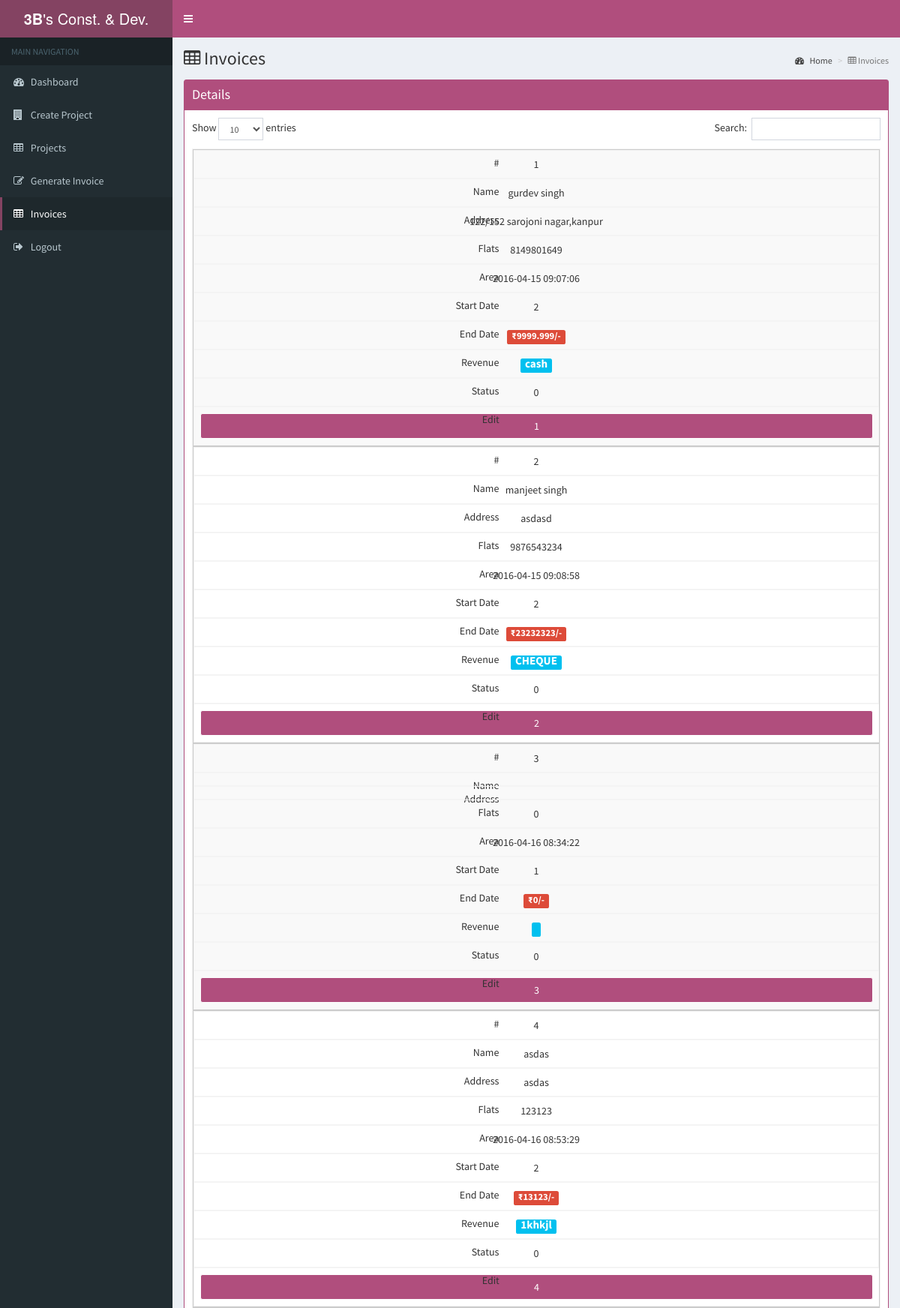
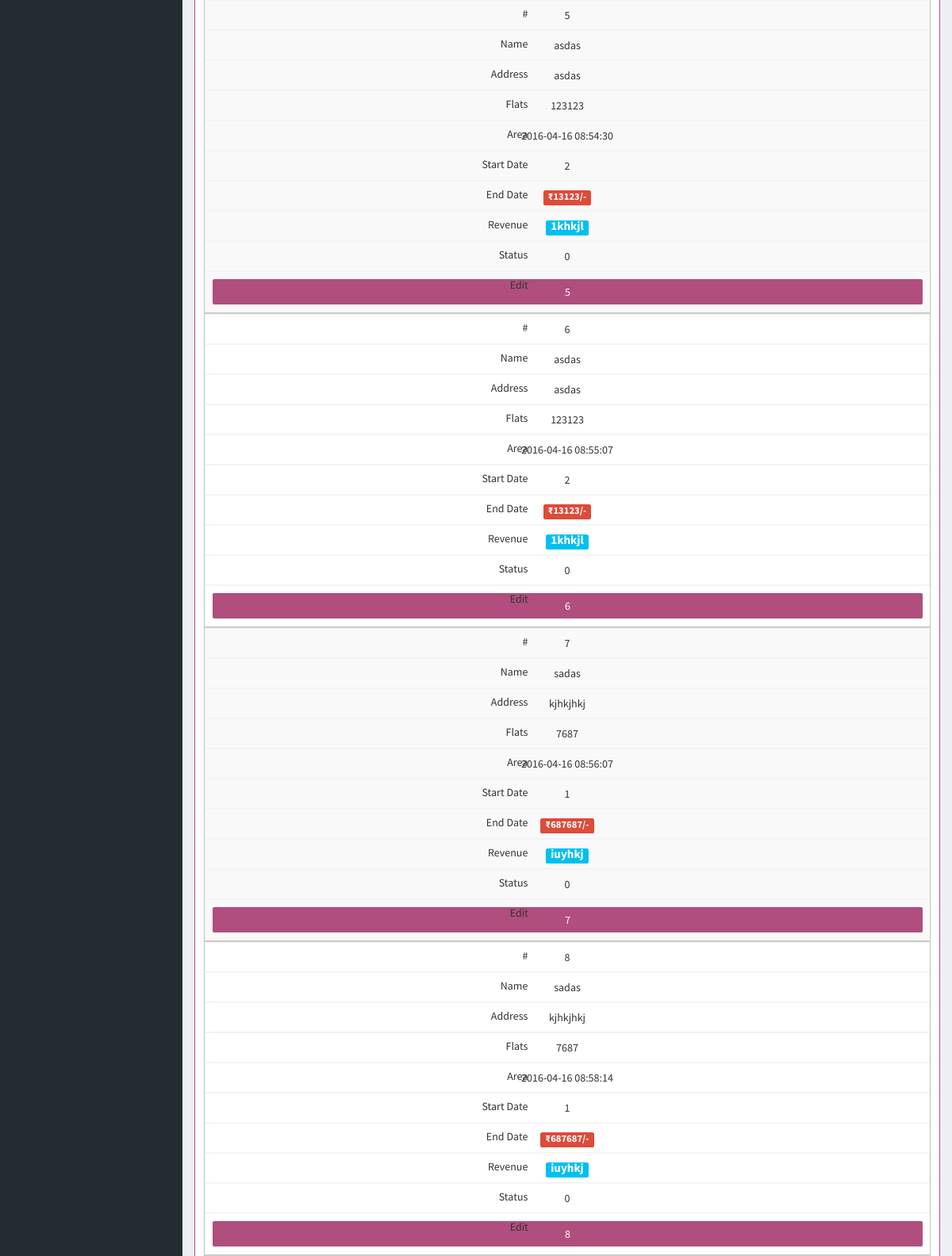
Screenshot of /showinvoices.php (signed in, upper part) with the database file from the repository (2 pictures, top to bottom).
### tables this page shows
CREATE TABLE IF NOT EXISTS `invoices` (
  `INVOICE_ID` int(30) NOT NULL,
  `CUSTOMER_NAME` char(30) NOT NULL,
  `CUSTOMER_ADDRESS` varchar(60) NOT NULL,
  `CUSTOMER_CONTACT` bigint(10) NOT NULL,
  `DATE` timestamp NOT NULL DEFAULT CURRENT_TIMESTAMP,
  `PROJECT_ID` int(9) NOT NULL,
  `AMOUNT` double NOT NULL,
  `CASHCHEQUENUMBER` varchar(20) NOT NULL,
  `flat_number` int(4) NOT NULL
);

### showinvoices.php (the view, shortened to what this page needs)
<!DOCTYPE html>
<?php
if($_SESSION['login']==1)
{
    require_once("DB_CONNECT.php");
?>
<html>
<head>
  <link rel="stylesheet" href="bootstrap/css/bootstrap.min.css">
  <link rel="stylesheet" href="https://cdnjs.cloudflare.com/ajax/libs/font-awesome/4.5.0/css/font-awesome.min.css">
  <link rel="stylesheet" href="https://cdnjs.cloudflare.com/ajax/libs/ionicons/2.0.1/css/ionicons.min.css">
  <link rel="stylesheet" href="plugins/datatables/dataTables.bootstrap.css">
  <link rel="stylesheet" href="dist/css/AdminLTE.min.css">
  <link rel="stylesheet" href="dist/css/skins/_all-skins.min.css">
</head>
<body class="hold-transition skin-blue sidebar-mini">
<div class="wrapper">
  <header class="main-header">
    <a href="index2.php" class="logo" >
      <span class="logo-lg"><b>3B</b>'s Const. & Dev.</span>
    </a>
    <nav class="navbar navbar-static-top" ;>
      <a href="#"  class="sidebar-toggle" data-toggle="offcanvas" role="button">
      </a>
    </nav>
  </header>
  <aside class="main-sidebar">
    <section class="sidebar">
      <ul class="sidebar-menu">
        <li class="header">MAIN NAVIGATION</li>
        <li >
          <a href="index2.php">
            <i class="fa fa-dashboard"></i> <span>Dashboard</span>
          </a>
        </li>
        <li  >
          <a href="createproject.php">
            <i class="fa fa-building"></i>
            <span>Create Project</span>
          </a>
        </li>
        <li >
          <a href="projects.php" >
            <i class="fa fa-table"></i> <span>Projects</span>
          </a>
        </li>
        <li >
          <a href="generateinvoice.php">
            <i class="fa fa-edit"></i> <span>Generate Invoice</span>
          </a>
        </li>
        <li class="active">
          <a href="#" >
            <i class="fa fa-table"></i> <span>Invoices</span>
          </a>
        </li>
        <li >
          <a href="logout.php">
            <i class="fa fa-sign-out"></i> <span>Logout</span>
          </a>
        </li>
    </section>
  </aside>
  <div class="content-wrapper">
    <section class="content-header">
      <h1>
        <i class="fa fa-table"></i>   Invoices
      </h1>
      <ol class="breadcrumb">
        <li><a href="#"><i class="fa fa-dashboard"></i> Home</a></li>
        <li class="active"><i class="fa fa-table"></i> Invoices</li>
      </ol>
    </section>
    <section class="content">
      <div class="row">
        <div class="col-xs-12">
          <div class="box box-solid box-success">
            <div class="box-header">
              <h3 class="box-title">Details</h3>
            </div>
            <div class="box-body">
              <table id="example1" class="table table-bordered table-striped">
                <thead>
                </thead>
                <tbody>
                	                                    <?php
                                        $query  = "select * from invoices";
                                        $result = mysqli_query($conn,$query);
                                        if (mysqli_num_rows($result) > 0)
                                        {
                                            while($row = mysqli_fetch_assoc($result))
                                            {
                                                echo "<tr class='odd gradeX'><td><center>".$row['INVOICE_ID']."</td><td><center>".
                                                $row['CUSTOMER_NAME']."</td><td><center>".$row['CUSTOMER_ADDRESS']."</td><td><center>".
                                                $row['CUSTOMER_CONTACT']."</td><td><center>".$row['DATE']."</td><td><center>".$row['PROJECT_ID'].
                                                "</td><td><center>"."<span class='label label-danger'><big>₹". $row['AMOUNT']."/-</big></span>"."</td><td><center>"."<span class='label label-info'><big><big>".$row['CASHCHEQUENUMBER']."</big></span>"."</td><td><center>".
                                                $row['flat_number']."</td><td><center><form name=f1 method=post action='separateinvoice.php?'><input  type=submit name=dynamicbutton class='btn btn-block btn-success' style='width:100%;' value=".$row['INVOICE_ID']." ></input></form></td></tr>";
                                            }
                                        }
                                    ?>
                </tbody>
              </table>
            </div>
          </div>
        </div>
      </div>
    </section>
  </div>
</div>
</body>
</html>
<?php
}
else
{
    header('Location:index.php');
}
?>

### showinvoices.php (style rules this page uses)
table { width: 100%; border-collapse: collapse; }
tr:nth-of-type(odd) { background: #eee; }
td, th { padding: 6px; border: 1px solid #ccc; text-align: right; }
@media only screen and (max-width: 760px),
(min-device-width: 768px) and (max-device-width: 1024px) { table, thead, tbody, th, td, tr { display: block; } }
@media only screen and (max-width: 760px),
(min-device-width: 768px) and (max-device-width: 1024px) { tr { border: 1px solid #ccc; } }
@media only screen and (max-width: 760px),
(min-device-width: 768px) and (max-device-width: 1024px) { td { border: none; border-bottom: 1px solid #eee; position: relative; padding-left: 50%; } }
@media only screen and (max-width: 760px),
(min-device-width: 768px) and (max-device-width: 1024px) { td:before { position: absolute; top: 6px; left: 6px; width: 45%; padding-right: 10px; white-space: nowrap; } }
@media only screen and (max-width: 760px),
(min-device-width: 768px) and (max-device-width: 1024px) { td:nth-of-type(1):before { content: "#"; } }
@media only screen and (max-width: 760px),
(min-device-width: 768px) and (max-device-width: 1024px) { td:nth-of-type(2):before { content: "Name"; } }
@media only screen and (max-width: 760px),
(min-device-width: 768px) and (max-device-width: 1024px) { td:nth-of-type(3):before { content: "Address"; } }
@media only screen and (max-width: 760px),
(min-device-width: 768px) and (max-device-width: 1024px) { td:nth-of-type(4):before { content: "Flats"; } }
@media only screen and (max-width: 760px),
(min-device-width: 768px) and (max-device-width: 1024px) { td:nth-of-type(5):before { content: "Area"; } }
@media only screen and (max-width: 760px),
(min-device-width: 768px) and (max-device-width: 1024px) { td:nth-of-type(6):before { content: "Start Date"; } }
@media only screen and (max-width: 760px),
(min-device-width: 768px) and (max-device-width: 1024px) { td:nth-of-type(7):before { content: "End Date"; } }
@media only screen and (max-width: 760px),
(min-device-width: 768px) and (max-device-width: 1024px) { td:nth-of-type(8):before { content: "Revenue"; } }
@media only screen and (max-width: 760px),
(min-device-width: 768px) and (max-device-width: 1024px) { td:nth-of-type(9):before { content: "Status"; } }
@media only screen and (max-width: 760px),
(min-device-width: 768px) and (max-device-width: 1024px) { td:nth-of-type(10):before { content: "Edit"; } }
.btn-success { background-color: #B04E7D; border-color: #fff; }
.box.box-solid.box-success { border: 1px solid #B04E7D; }
.skin-blue .main-header .logo { background-color: #844362; color: #fff; border-bottom: 0 solid transparent; }
.skin-blue .sidebar-menu>li:hover>a, .skin-blue .sidebar-menu>li.active>a { color: #fff; background: #1e282c; border-left-color: #844362; }
.skin-blue .main-header .navbar { background-color: #B04E7D; }
.box.box-solid.box-success>.box-header { color: #fff; background: #B04E7D; background-color: #B04E7D; }

### rows the page displays
invoices: INVOICE_ID "1", CUSTOMER_NAME "gurdev singh", CUSTOMER_ADDRESS "122/152 sarojoni nagar,kanpur", CUSTOMER_CONTACT "8149801649", DATE "2016-04-15 09:07:06", PROJECT_ID "2", AMOUNT "9999.999", CASHCHEQUENUMBER "cash", flat_number "0", dynamicbutton "1"
invoices: INVOICE_ID "2", CUSTOMER_NAME "manjeet singh", CUSTOMER_ADDRESS "asdasd", CUSTOMER_CONTACT "9876543234", DATE "2016-04-15 09:08:58", PROJECT_ID "2", AMOUNT "23232323", CASHCHEQUENUMBER "CHEQUE", flat_number "0", dynamicbutton "2"
invoices: INVOICE_ID "3", CUSTOMER_CONTACT "0", DATE "2016-04-16 08:34:22", PROJECT_ID "1", AMOUNT "0", flat_number "0", dynamicbutton "3"
invoices: INVOICE_ID "4", CUSTOMER_NAME "asdas", CUSTOMER_ADDRESS "asdas", CUSTOMER_CONTACT "123123", DATE "2016-04-16 08:53:29", PROJECT_ID "2", AMOUNT "13123", CASHCHEQUENUMBER "1khkjl", flat_number "0", dynamicbutton "4"
invoices: INVOICE_ID "5", CUSTOMER_NAME "asdas", CUSTOMER_ADDRESS "asdas", CUSTOMER_CONTACT "123123", DATE "2016-04-16 08:54:30", PROJECT_ID "2", AMOUNT "13123", CASHCHEQUENUMBER "1khkjl", flat_number "0", dynamicbutton "5"
invoices: INVOICE_ID "6", CUSTOMER_NAME "asdas", CUSTOMER_ADDRESS "asdas", CUSTOMER_CONTACT "123123", DATE "2016-04-16 08:55:07", PROJECT_ID "2", AMOUNT "13123", CASHCHEQUENUMBER "1khkjl", flat_number "0", dynamicbutton "6"
invoices: INVOICE_ID "7", CUSTOMER_NAME "sadas", CUSTOMER_ADDRESS "kjhkjhkj", CUSTOMER_CONTACT "7687", DATE "2016-04-16 08:56:07", PROJECT_ID "1", AMOUNT "687687", CASHCHEQUENUMBER "iuyhkj", flat_number "0", dynamicbutton "7"
invoices: INVOICE_ID "8", CUSTOMER_NAME "sadas", CUSTOMER_ADDRESS "kjhkjhkj", CUSTOMER_CONTACT "7687", DATE "2016-04-16 08:58:14", PROJECT_ID "1", AMOUNT "687687", CASHCHEQUENUMBER "iuyhkj", flat_number "0", dynamicbutton "8"
